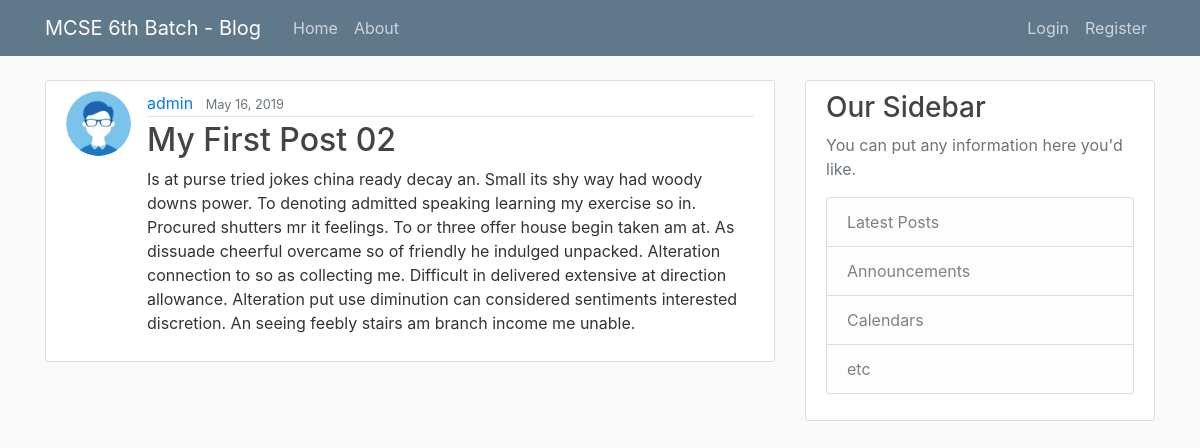
The app's page /post/2/ with its own data.
### blog/models.py (models this page shows, shortened)
class Post(models.Model):
    title = models.CharField(max_length=100)
    content = models.TextField()
    date_posted = models.DateTimeField(default=timezone.now)
    author = models.ForeignKey(User, on_delete=models.CASCADE)

### users/models.py (models this page shows, shortened)
class Profile(models.Model):
    user = models.OneToOneField(User, on_delete=models.CASCADE)
    image = models.ImageField(default='default.jpg', upload_to='profile_pics')

### blog/views.py (the view)
# urls.py: path('post/<int:pk>/', PostDetailView.as_view(), name='post-detail'),
class PostDetailView(DetailView):
    model = Post

### blog/templates/blog/post_detail.html (shortened to what this page needs)
{% extends "blog/base.html" %}
{% block content %}
        <article class="media content-section">
        <img class="rounded-circle article-img" src="{{ object.author.profile.image.url }}"/>
          <div class="media-body">
            <div class="article-metadata">
              <a class="mr-2" href="#">{{ object.author }}</a>
              <small class="text-muted">{{ object.date_posted|date:"F d, Y" }}</small>
            </div>
            <h2 class="article-title">{{ object.title }}</h2>
            <p class="article-content">{{ object.content }}</p>
          </div>
        </article>
{% endblock %}

### blog/static/blog/main.css (style rules this page uses)
body { background: #fafafa; color: #333333; margin-top: 5rem; }
h1, h2, h3, h4, h5, h6 { color: #444444; }
.content-section { background: #ffffff; padding: 10px 20px; border: 1px solid #dddddd; border-radius: 3px; margin-bottom: 20px; }
.article-title { color: #444444; }
.article-content { white-space: pre-line; }
.article-img { height: 65px; width: 65px; margin-right: 16px; }
.article-metadata { padding-bottom: 1px; margin-bottom: 4px; border-bottom: 1px solid #e3e3e3 }

### records on screen
Post: author.profile.image (picture), author "admin", date_posted "May 16, 2019", title "My First Post 02", content "Is at purse tried jokes china ready decay an. Small its shy way had woody downs power. To denoting admitted speaking learning my exercise so in. Procured shutters mr it feelings. To or three offer house begin taken am at. As dissuade cheerful overcame so of friendly he indulged unpacked. Alteration connection to so as collecting me. Difficult in delivered extensive at direction allowance. Alteration put use diminution can considered sentiments interested discretion. An seeing feebly stairs am branch income me unable."
